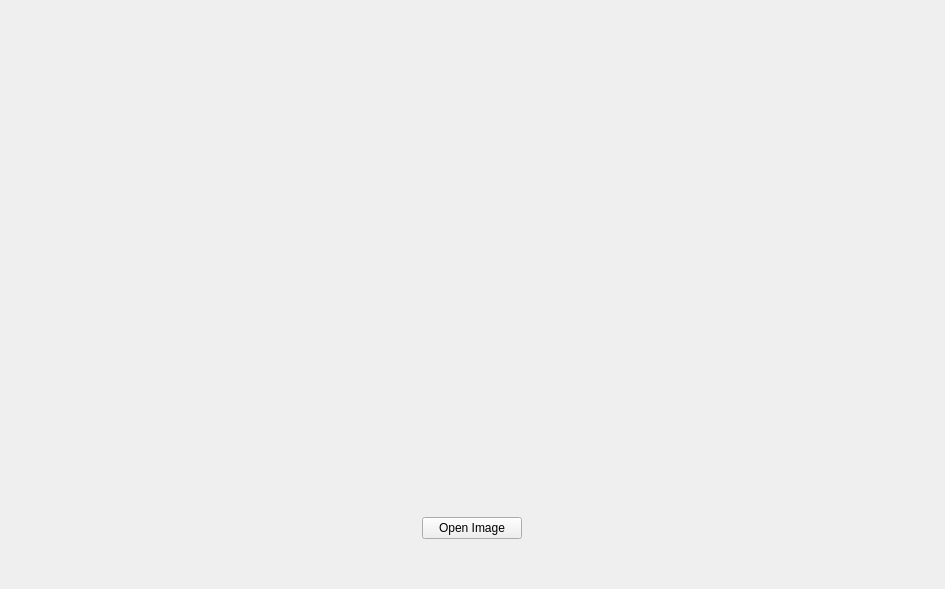
<?xml version="1.0" encoding="UTF-8"?>
<ui version="4.0">
 <class>MainWindow</class>
 <widget class="QWidget" name="MainWindow">
  <property name="geometry">
   <rect>
    <x>0</x>
    <y>0</y>
    <width>945</width>
    <height>589</height>
   </rect>
  </property>
  <property name="windowTitle">
   <string>TTKGaussianBlur</string>
  </property>
  <layout class="QHBoxLayout" name="horizontalLayout_3">
   <item>
    <layout class="QVBoxLayout" name="verticalLayout">
     <item>
      <widget class="QWidget" name="widget" native="true">
       <layout class="QHBoxLayout" name="horizontalLayout">
        <item>
         <widget class="QLabel" name="originPixLabel">
          <property name="scaledContents">
           <bool>false</bool>
          </property>
         </widget>
        </item>
       </layout>
      </widget>
     </item>
     <item>
      <widget class="QWidget" name="widget_2" native="true">
       <property name="minimumSize">
        <size>
         <width>0</width>
         <height>100</height>
        </size>
       </property>
       <property name="maximumSize">
        <size>
         <width>16777215</width>
         <height>100</height>
        </size>
       </property>
       <layout class="QHBoxLayout" name="horizontalLayout_2">
        <item>
         <widget class="QPushButton" name="openButton">
          <property name="maximumSize">
           <size>
            <width>100</width>
            <height>16777215</height>
           </size>
          </property>
          <property name="text">
           <string>Open Image</string>
          </property>
         </widget>
        </item>
       </layout>
      </widget>
     </item>
    </layout>
   </item>
  </layout>
 </widget>
 <layoutdefault spacing="6" margin="11"/>
 <resources/>
 <connections/>
</ui>
